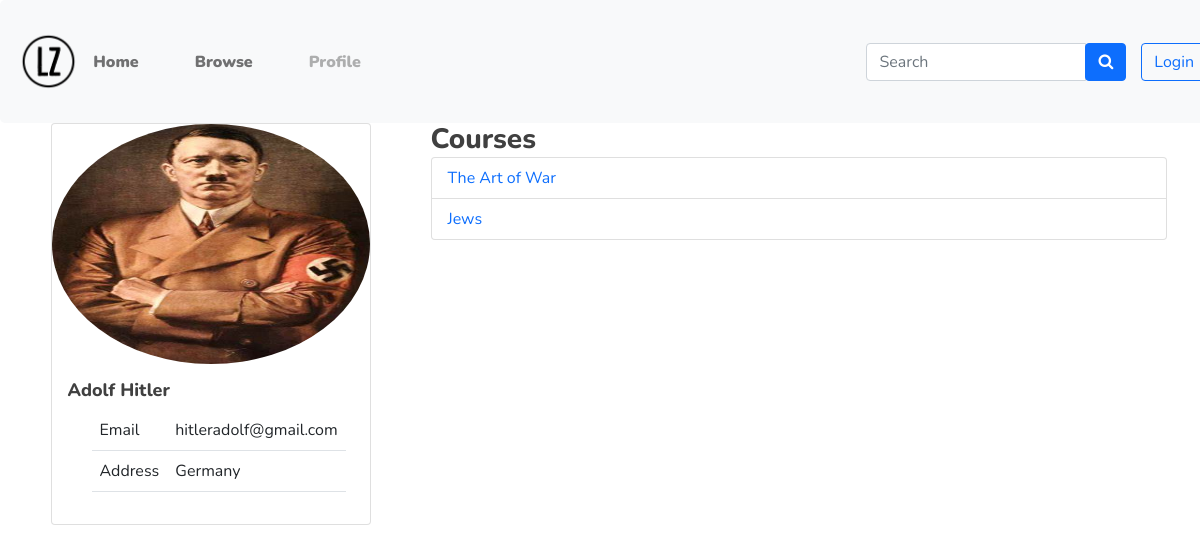
/teacher/adolf, run on the app's committed database.
### main/models.py (models this page shows, shortened)
class Teacher(models.Model):
    user = models.OneToOneField(User, on_delete=models.CASCADE)
    cv = models.FileField(upload_to='cvs/')
    bio = models.CharField(null=True, max_length=100, blank=True)
    address = models.CharField(max_length=100, blank=True)
    photo = models.FileField(null=True, blank=True)
    phone = models.CharField(null=True, max_length=20, blank=True)
    approved = models.BooleanField(default=False)

class User(AbstractUser):
  USER_TYPE_CHOICES = (
      (1, 'student'),
      (2, 'teacher'),
      (3, 'admin'),
  )
  user_type = models.PositiveSmallIntegerField(choices=USER_TYPE_CHOICES, default=3)
  def __str__(self):
      return self.first_name + " " + self.last_name

class Course(models.Model):
    name = models.CharField(max_length=100)
    uploaded_by = models.ForeignKey(Teacher, on_delete=models.CASCADE)
    description = models.TextField(max_length=1000)
    category = models.ForeignKey(Categories, on_delete=models.SET_NULL, null=True)
    price = models.FloatField(default=0.0)
    approved = models.BooleanField(default=False)
    approval_message = models.CharField(max_length=200, null=True, blank=True)

### main/views.py (the view)
# urls.py: path('teacher/<str:username>', views.view_teacher, name='view_teacher')
def view_teacher(request, username):
    t = models.Teacher.objects.get(user__username=username)
    c = models.Course.objects.filter(uploaded_by=t)
    context={
        'teacher':t,
        'courses':c,
    }
    return render(request, 'view_teacher.html', context)

### main/templates/view_teacher.html
{% extends './base.html' %}
{% block content %}
<div class="container">
    <div class="row">
        <div class="col-4">
            <div class="card" style="width: 20rem;">
                <img class="card-img-top rounded-circle" style="height: 15rem; width: auto;" src="{{teacher.photo.url}}"
                    alt="Card image cap">
                <div class="card-body">
                    <h5 class="card-title">{{teacher.user}}</h5>
                    <div class="container mx-10">
                        <table class="table">
                            <tr>
                                <td>Email</td>
                                <td>{{teacher.user.email}}</td>
                            </tr>
                            <tr>
                                <td>Address</td>
                                <td>{{teacher.address}}</td>
                            </tr>
                        </table>
                    </div>
                </div>
            </div>
        </div>
        <div class="col-8">
            <h3>Courses</h3>
            <ul class="list-group">
                {% for course in courses %}
                    <li class="list-group-item"><a class="text-decoration-none" href="{% url 'course_details' course.id %}">{{course.name}}</a></li>
                {% endfor %}
            </ul>
        </div>
    </div>
</div>
{% endblock %}

### main/static/css/style.css (style rules this page uses)
body { font-family: "Nunito", sans-serif; font-weight: normal; font-style: normal; color: #798795; overflow-X: hidden; }
* { margin: 0; padding: 0; -webkit-box-sizing: border-box; -moz-box-sizing: border-box; box-sizing: border-box; }
img { max-width: 100%; }
i, span, a { display: inline-block; }
audio, canvas, iframe, img, svg, video { vertical-align: middle; }
h1, h2, h3, h4, h5, h6 { font-family: "Nunito", sans-serif; font-weight: 800; color: #404040; margin: 0px; }
h3 { font-size: 28px; }
h5 { font-size: 18px; }
ul, ol { margin: 0px; padding: 0px; list-style-type: none; }

### data on the page
Teacher: photo (picture), user "Adolf Hitler", user.email "hitleradolf@gmail.com", address "Germany"
Course: name "The Art of War"
Course: name "Jews"
